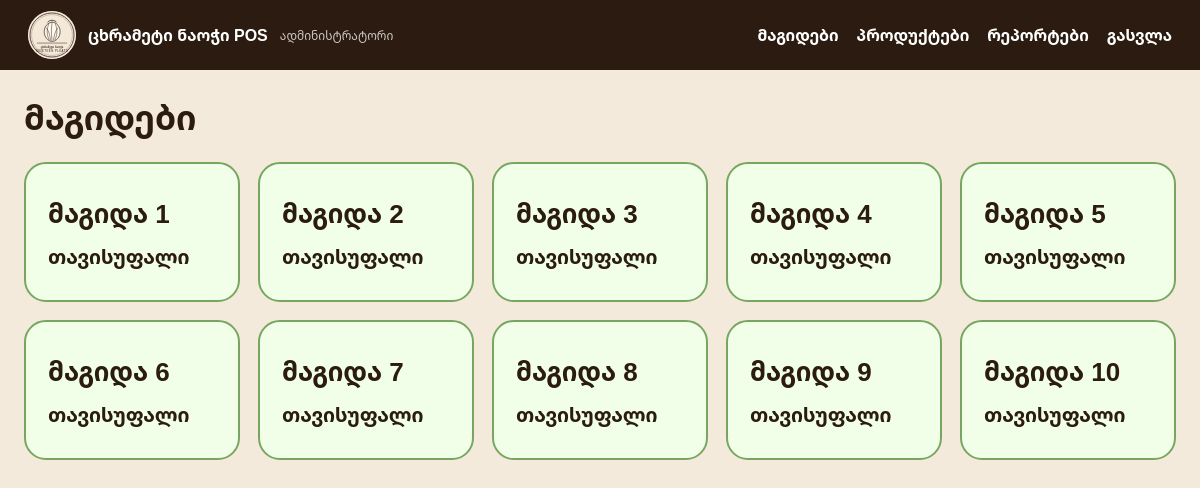
/?page=tables (signed in), run on the app's committed database.
### tables this page shows
CREATE TABLE IF NOT EXISTS restaurant_tables (
  id INT AUTO_INCREMENT PRIMARY KEY,
  name VARCHAR(50) NOT NULL,
  status ENUM('free','occupied') NOT NULL DEFAULT 'free',
  created_at TIMESTAMP DEFAULT CURRENT_TIMESTAMP
);

### public/index.php (called while the page is built)
<?php
require __DIR__ . '/pos.php';

### public/pos.php (the view, shortened to what this page needs)
<?php
function load_env(): array
{
    $path = __DIR__ . '/../.env';
    if (!file_exists($path)) $path = __DIR__ . '/../.env.example';
    $env = [];
    if (file_exists($path)) {
        foreach (file($path, FILE_IGNORE_NEW_LINES | FILE_SKIP_EMPTY_LINES) as $line) {
            $line = trim($line);
            if ($line === '' || str_starts_with($line, '#') || !str_contains($line, '=')) continue;
            [$key, $value] = explode('=', $line, 2);
            $env[trim($key)] = trim(trim($value), "\"'");
        }
    }
    return $env;
}
$env = load_env();
function envv(string $key, $default = null) { global $env; return $env[$key] ?? $default; }
function h($v): string { return htmlspecialchars((string)$v, ENT_QUOTES, 'UTF-8'); }
function db(): PDO
{
    static $pdo = null;
    if ($pdo) return $pdo;
    $dsn = 'mysql:host=' . envv('DB_HOST','127.0.0.1') . ';port=' . envv('DB_PORT','3306') . ';dbname=' . envv('DB_DATABASE','nineteen_pleats') . ';charset=utf8mb4';
    $pdo = new PDO($dsn, envv('DB_USERNAME','root'), envv('DB_PASSWORD',''), [PDO::ATTR_ERRMODE=>PDO::ERRMODE_EXCEPTION, PDO::ATTR_DEFAULT_FETCH_MODE=>PDO::FETCH_ASSOC]);
    return $pdo;
}
function user(): ?array { return $_SESSION['user'] ?? null; }
function is_logged_in(): bool { return user() !== null; }
function is_admin(): bool { return (user()['role'] ?? '') === 'admin'; }
function current_open_order(int $tableId): ?array
{
    $stmt = db()->prepare('SELECT * FROM orders WHERE table_id=? AND status="open" ORDER BY id DESC LIMIT 1');
    $stmt->execute([$tableId]);
    $row = $stmt->fetch();
    return $row ?: null;
}
function layout_header(string $title): void
{
    echo '<!doctype html><html lang="ka"><head><meta charset="utf-8"><meta name="viewport" content="width=device-width, initial-scale=1"><title>'.h($title).'</title><link rel="stylesheet" href="assets/app.css"></head><body>';
    if (is_logged_in()) {
        $role = is_admin() ? 'ადმინისტრატორი' : 'მოლარე';
        echo '<header class="top"><div class="brand"><img src="assets/logo.svg" alt="logo"><strong>ცხრამეტი ნაოჭი POS</strong><small>'.h($role).'</small></div><nav><a href="?page=tables">მაგიდები</a>';
        if (is_admin()) echo '<a href="?page=products">პროდუქტები</a><a href="?page=reports">რეპორტები</a>';
        echo '<a href="?page=logout">გასვლა</a></nav></header>';
    }
    echo '<main class="wrap">';
}
function layout_footer(): void { echo '</main></body></html>'; }
$page = $_GET['page'] ?? 'tables';
if ($page === 'tables') {
    layout_header('მაგიდები');
    $tables = db()->query('SELECT * FROM restaurant_tables ORDER BY id')->fetchAll();
    echo '<h1>მაგიდები</h1><div class="tables-grid">';
    foreach ($tables as $table) { $order = current_open_order((int)$table['id']); $total = $order ? order_total((int)$order['id']) : 0; $class = $order ? 'occupied' : 'free'; echo '<a class="table-card '.$class.'" href="?page=table&id='.(int)$table['id'].'"><span>'.h($table['name']).'</span><strong>'.($order ? money($total) : 'თავისუფალი').'</strong></a>'; }
    echo '</div>'; layout_footer(); exit;
}

### public/assets/app.css (style rules this page uses)
* { box-sizing:border-box }
body { margin:0;font-family:Arial,'Noto Sans Georgian',sans-serif;background:#f3eadc;color:#2b1b10 }
.top { min-height:70px;background:#2b1b10;color:#fff;display:flex;align-items:center;justify-content:space-between;padding:8px 28px;position:sticky;top:0;z-index:10 }
.brand { display:flex;align-items:center;gap:12px }
.brand img { width:48px;height:48px;border-radius:50%;background:#f4e8d8 }
.brand strong { display:block }
.brand small { display:block;opacity:.75;font-size:12px }
.top a { color:#fff;text-decoration:none;margin-left:18px;font-weight:700 }
.wrap { max-width:1280px;margin:0 auto;padding:24px }
h1 { font-size:34px;margin:0 0 22px }
.tables-grid { display:grid;grid-template-columns:repeat(auto-fill,minmax(190px,1fr));gap:18px }
.table-card { display:flex;flex-direction:column;justify-content:center;min-height:140px;text-decoration:none;border-radius:22px;padding:22px;border:2px solid #d6b98e;color:#2b1b10;background:#fffaf2;transition:.15s }
.table-card span { font-size:26px;font-weight:800 }
.table-card strong { margin-top:12px;font-size:20px }
.table-card.free { border-color:#78a660;background:#f1ffe9 }

### data on the page
restaurant_tables: name "მაგიდა 1"
restaurant_tables: name "მაგიდა 2"
restaurant_tables: name "მაგიდა 3"
restaurant_tables: name "მაგიდა 4"
restaurant_tables: name "მაგიდა 5"
restaurant_tables: name "მაგიდა 6"
restaurant_tables: name "მაგიდა 7"
restaurant_tables: name "მაგიდა 8"
restaurant_tables: name "მაგიდა 9"
restaurant_tables: name "მაგიდა 10"

### other printed values
$role "ადმინისტრატორი"
